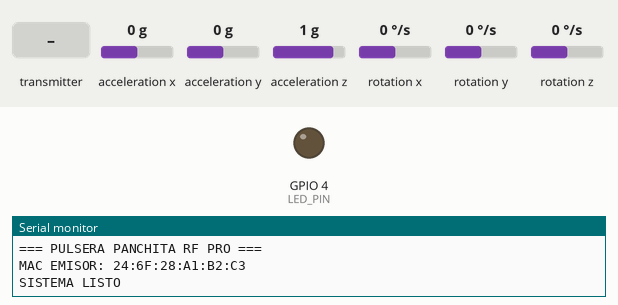
Bench run of a sketch on a simulated ESP32-C3. Parts: output pins drawn as LEDs (lit = HIGH), the last lines printed to the serial monitor. The inputs (shaded band) are chosen by the test bench; at power-on: acceleration x 0 g, acceleration y 0 g, acceleration z 1 g, rotation x 0 °/s, rotation y 0 °/s, rotation z 0 °/s.

Above: at 2.7 s.
2.8 s: the transmitter starts sending ledState = 1
At 3.2 s:
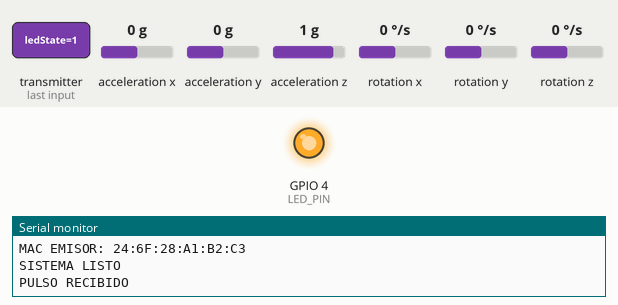
Timing chart, 0 to 5.8 s (numbered marks = the images above; inputs shaded):
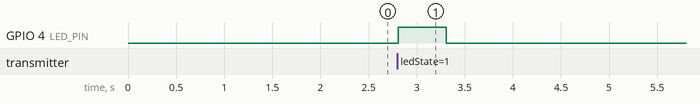

Measured:
- after the input at 2.8 s, GPIO 4 (LED_PIN): LOW → HIGH at once, → LOW 0.50 s later

The sketch:

pulserafinal2.0.ino
```cpp
#include <WiFi.h>
#include <esp_now.h>
#include <esp_wifi.h>
#include <Wire.h>
#include "MPU6050.h"
#include "freertos/FreeRTOS.h"
#include "freertos/task.h"
#include <math.h>

// ======================================================
// CONFIGURACIÓN
// ======================================================
uint8_t receptorMAC[] = {0xA4, 0xF0, 0x0F, 0x8F, 0xE7, 0x68};
const int LED_PIN = 4;
uint8_t canal = 1;   // ✅ mismo canal que el receptor

// MPU6050
const float G_LSB = 16384.0;
const float TH_IMPACTO      = 2.6;
const float TH_CANCEL_MOV   = 2.0;
const float TH_INMOV_DELTA  = 0.25;
const unsigned long TIEMPO_POST = 2200;

// ======================================================
// MENSAJES
// ======================================================
typedef struct {
  bool ledState;
} Message;

Message data;

// Evento caída
typedef struct {
  uint8_t  tipo;
  uint32_t id;
} EventoMsg;

EventoMsg evento;

// ======================================================
MPU6050 mpu;
int16_t ax, ay, az;

bool lastState = false;
bool trigger = false;

uint32_t contadorCaidas = 0;
volatile bool caidaConfirmada = false;

// ======================================================
enum Estado {
  NORMAL,
  IMPACTO,
  POST_IMPACTO
};

volatile Estado estado = NORMAL;
volatile unsigned long tiempoImpacto = 0;

// ======================================================
// RECEPCIÓN (para vibración/LED remoto)
// ======================================================
void onReceive(const esp_now_recv_info *info, const uint8_t *incomingData, int len) {

  if (len == sizeof(Message)) {
    memcpy(&data, incomingData, sizeof(data));

    if (data.ledState == true && lastState == false) {
      trigger = true;
    }

    lastState = data.ledState;
  }
}

// ======================================================
// CALLBACK ENVÍO
// ======================================================
void OnDataSent(const esp_now_send_info_t *info, esp_now_send_status_t status) {
  Serial.print("Estado envio: ");
  Serial.println(status == ESP_NOW_SEND_SUCCESS ? "OK" : "ERROR");
}

// ======================================================
// TASK SENSOR (detección de caída)
// ======================================================
void TaskSensor(void *pvParameters) {
  while (true) {

    mpu.getAcceleration(&ax, &ay, &az);

    float axg = ax / G_LSB;
    float ayg = ay / G_LSB;
    float azg = az / G_LSB;

    float mag = sqrt(axg*axg + ayg*ayg + azg*azg);
    float deltaG = fabs(mag - 1.0);

    switch (estado) {

      case NORMAL:
        if (mag > TH_IMPACTO) {
          estado = IMPACTO;
          tiempoImpacto = millis();
          Serial.println("IMPACTO FUERTE");
        }
        break;

      case IMPACTO:
        estado = POST_IMPACTO;
        break;

      case POST_IMPACTO:

        if (mag > TH_CANCEL_MOV) {
          estado = NORMAL;
          Serial.println("Movimiento descartado");
          break;
        }

        if ((millis() - tiempoImpacto) >= TIEMPO_POST &&
            deltaG < TH_INMOV_DELTA) {

          caidaConfirmada = true;
          estado = NORMAL;
        }
        break;
    }

    vTaskDelay(pdMS_TO_TICKS(20));
  }
}

// ======================================================
// TASK COMUNICACIÓN (envío ESP-NOW)
// ======================================================
void TaskComms(void *pvParameters) {
  while (true) {

    if (caidaConfirmada) {
      caidaConfirmada = false;

      contadorCaidas++;

      evento.tipo = 1;
      evento.id   = contadorCaidas;

      Serial.print("CAIDA CONFIRMADA ID ");
      Serial.println(contadorCaidas);

      esp_now_send(receptorMAC,
                   (uint8_t*)&evento,
                   sizeof(evento));
    }

    vTaskDelay(pdMS_TO_TICKS(100));
  }
}

// ======================================================
// TASK VIBRACIÓN / LED
// ======================================================
void TaskVibracion(void *pvParameters) {
  while (true) {

    if (trigger) {
      trigger = false;

      Serial.println("PULSO RECIBIDO");

      digitalWrite(LED_PIN, HIGH);
      vTaskDelay(pdMS_TO_TICKS(500));
      digitalWrite(LED_PIN, LOW);
    }

    vTaskDelay(pdMS_TO_TICKS(10));
  }
}

// ======================================================
// SETUP
// ======================================================
void setup() {

  Serial.begin(115200);
  delay(500);

  Serial.println("=== PULSERA PANCHITA RF PRO ===");

  // I2C
  Wire.begin(8, 9);
  mpu.initialize();

  if (!mpu.testConnection()) {
    Serial.println("MPU ERROR");
    while (true);
  }

  // ================= WIFI PRO =================
  WiFi.mode(WIFI_STA);
  delay(200);

  Serial.print("MAC EMISOR: ");
  Serial.println(WiFi.macAddress());

  // ✅ Ajuste clave para ESP32-C3 MINI
  esp_wifi_set_max_tx_power(34);

  WiFi.disconnect();
  delay(300);

  esp_wifi_set_ps(WIFI_PS_NONE);
  delay(200);

  esp_wifi_set_channel(canal, WIFI_SECOND_CHAN_NONE);
  delay(300);

  // ================= ESP-NOW =================
  if (esp_now_init() != ESP_OK) {
    Serial.println("ESP-NOW FAIL");
    while (true);
  }

  esp_now_register_recv_cb(onReceive);
  esp_now_register_send_cb(OnDataSent);

  esp_now_peer_info_t peer = {};
  memcpy(peer.peer_addr, receptorMAC, 6);
  peer.channel = canal;
  peer.encrypt = false;
  peer.ifidx = WIFI_IF_STA;

  if (esp_now_add_peer(&peer) != ESP_OK) {
    Serial.println("Error al agregar peer");
    while (true);
  }

  pinMode(LED_PIN, OUTPUT);
  digitalWrite(LED_PIN, LOW);

  // ================= TASKS =================
  xTaskCreatePinnedToCore(TaskSensor, "Sensor", 4096, NULL, 3, NULL, 0);
  xTaskCreatePinnedToCore(TaskComms, "Comms", 4096, NULL, 2, NULL, 0);
  xTaskCreatePinnedToCore(TaskVibracion, "Vibra", 2048, NULL, 2, NULL, 0);

  Serial.println("SISTEMA LISTO");
}

// ======================================================
void loop() {}
```
